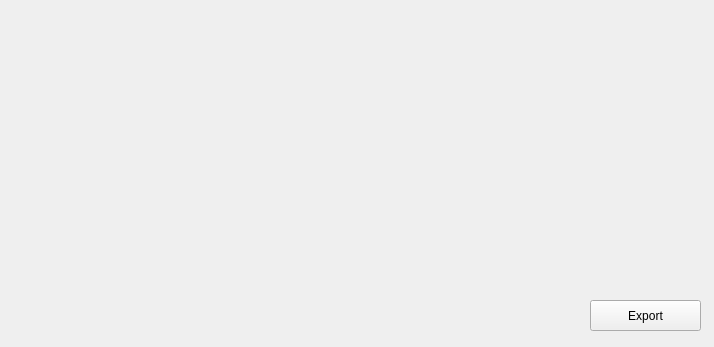
<?xml version="1.0" encoding="UTF-8"?>
<ui version="4.0">
 <class>Dialog</class>
 <widget class="QWidget" name="Dialog">
  <property name="geometry">
   <rect>
    <x>0</x>
    <y>0</y>
    <width>714</width>
    <height>347</height>
   </rect>
  </property>
  <property name="windowTitle">
   <string>MGP Exporter</string>
  </property>
  <widget class="QPushButton" name="b_export">
   <property name="geometry">
    <rect>
     <x>590</x>
     <y>300</y>
     <width>111</width>
     <height>31</height>
    </rect>
   </property>
   <property name="text">
    <string>Export</string>
   </property>
  </widget>
 </widget>
 <resources/>
 <connections/>
</ui>
